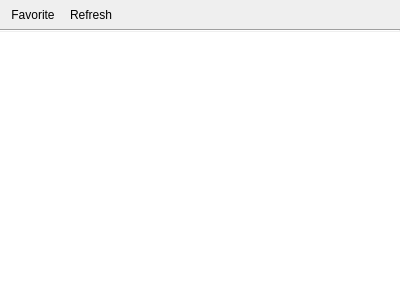
<?xml version="1.0" encoding="UTF-8"?>
<ui version="4.0">
 <class>LocalDirPanel</class>
 <widget class="QWidget" name="LocalDirPanel">
  <property name="geometry">
   <rect>
    <x>0</x>
    <y>0</y>
    <width>400</width>
    <height>300</height>
   </rect>
  </property>
  <property name="windowTitle">
   <string>Form</string>
  </property>
  <layout class="QVBoxLayout" name="verticalLayout">
   <property name="leftMargin">
    <number>0</number>
   </property>
   <property name="topMargin">
    <number>0</number>
   </property>
   <property name="rightMargin">
    <number>0</number>
   </property>
   <property name="bottomMargin">
    <number>0</number>
   </property>
   <item>
    <widget class="QStackedWidget" name="stackedWidget">
     <property name="currentIndex">
      <number>0</number>
     </property>
     <widget class="QWidget" name="page">
      <layout class="QVBoxLayout" name="verticalLayout_3">
       <property name="spacing">
        <number>0</number>
       </property>
       <property name="leftMargin">
        <number>0</number>
       </property>
       <property name="topMargin">
        <number>0</number>
       </property>
       <property name="rightMargin">
        <number>0</number>
       </property>
       <property name="bottomMargin">
        <number>0</number>
       </property>
       <item>
        <widget class="QToolBar" name="toolBar">
         <property name="windowTitle">
          <string>edit</string>
         </property>
         <property name="movable">
          <bool>false</bool>
         </property>
         <property name="iconSize">
          <size>
           <width>16</width>
           <height>16</height>
          </size>
         </property>
         <addaction name="actionFavorite"/>
         <addaction name="actionRefresh"/>
        </widget>
       </item>
       <item>
        <widget class="Line" name="line">
         <property name="orientation">
          <enum>Qt::Horizontal</enum>
         </property>
        </widget>
       </item>
       <item>
        <widget class="ady::TreeView" name="treeView">
         <property name="frameShape">
          <enum>QFrame::Panel</enum>
         </property>
         <property name="lineWidth">
          <number>0</number>
         </property>
         <property name="dragEnabled">
          <bool>true</bool>
         </property>
         <property name="dragDropMode">
          <enum>QAbstractItemView::DragDrop</enum>
         </property>
         <property name="selectionMode">
          <enum>QAbstractItemView::ExtendedSelection</enum>
         </property>
         <property name="rootIsDecorated">
          <bool>false</bool>
         </property>
         <property name="itemsExpandable">
          <bool>false</bool>
         </property>
         <property name="sortingEnabled">
          <bool>true</bool>
         </property>
         <property name="expandsOnDoubleClick">
          <bool>false</bool>
         </property>
        </widget>
       </item>
      </layout>
     </widget>
     <widget class="QWidget" name="page_2">
      <layout class="QVBoxLayout" name="verticalLayout_2">
       <property name="spacing">
        <number>0</number>
       </property>
       <property name="leftMargin">
        <number>0</number>
       </property>
       <property name="topMargin">
        <number>0</number>
       </property>
       <property name="rightMargin">
        <number>0</number>
       </property>
       <property name="bottomMargin">
        <number>0</number>
       </property>
       <item>
        <widget class="QToolBar" name="cvsToolBar">
         <property name="windowTitle">
          <string>edit</string>
         </property>
         <property name="iconSize">
          <size>
           <width>16</width>
           <height>16</height>
          </size>
         </property>
         <addaction name="actionCVSRefresh"/>
         <addaction name="separator"/>
         <addaction name="actionDiff_Workdir"/>
         <addaction name="actionDiff_Commits"/>
         <addaction name="separator"/>
         <addaction name="actionZip"/>
        </widget>
       </item>
       <item>
        <widget class="Line" name="line_2">
         <property name="orientation">
          <enum>Qt::Horizontal</enum>
         </property>
        </widget>
       </item>
       <item>
        <widget class="QWidget" name="widget" native="true">
         <layout class="QHBoxLayout" name="horizontalLayout">
          <property name="spacing">
           <number>0</number>
          </property>
          <property name="leftMargin">
           <number>0</number>
          </property>
          <property name="topMargin">
           <number>0</number>
          </property>
          <property name="rightMargin">
           <number>0</number>
          </property>
          <property name="bottomMargin">
           <number>0</number>
          </property>
          <item>
           <widget class="QSplitter" name="splitter">
            <property name="orientation">
             <enum>Qt::Vertical</enum>
            </property>
            <widget class="QTreeView" name="commitTreeView">
             <property name="contextMenuPolicy">
              <enum>Qt::CustomContextMenu</enum>
             </property>
             <property name="frameShape">
              <enum>QFrame::Panel</enum>
             </property>
             <property name="lineWidth">
              <number>0</number>
             </property>
             <property name="selectionMode">
              <enum>QAbstractItemView::ExtendedSelection</enum>
             </property>
             <property name="rootIsDecorated">
              <bool>false</bool>
             </property>
             <property name="itemsExpandable">
              <bool>false</bool>
             </property>
            </widget>
            <widget class="QTreeView" name="deltaTreeView">
             <property name="contextMenuPolicy">
              <enum>Qt::CustomContextMenu</enum>
             </property>
             <property name="frameShape">
              <enum>QFrame::Panel</enum>
             </property>
             <property name="lineWidth">
              <number>0</number>
             </property>
             <property name="selectionMode">
              <enum>QAbstractItemView::ExtendedSelection</enum>
             </property>
             <property name="rootIsDecorated">
              <bool>false</bool>
             </property>
             <property name="itemsExpandable">
              <bool>false</bool>
             </property>
            </widget>
           </widget>
          </item>
         </layout>
        </widget>
       </item>
      </layout>
     </widget>
    </widget>
   </item>
  </layout>
  <action name="actionRefresh">
   <property name="icon">
    <iconset resource="r.qrc">
     <normaloff>:/img/Resource/26040_ReplaceClientWithServerVersionVisibleByContext_16.png</normaloff>:/img/Resource/26040_ReplaceClientWithServerVersionVisibleByContext_16.png</iconset>
   </property>
   <property name="text">
    <string>Refresh</string>
   </property>
  </action>
  <action name="actionZip">
   <property name="icon">
    <iconset resource="r.qrc">
     <normaloff>:/img/Resource/19523_DeliverableCreate_16.png</normaloff>:/img/Resource/19523_DeliverableCreate_16.png</iconset>
   </property>
   <property name="text">
    <string>Zip</string>
   </property>
  </action>
  <action name="actionFavorite">
   <property name="icon">
    <iconset resource="r.qrc">
     <normaloff>:/img/Resource/1021_Favorites_16.png</normaloff>:/img/Resource/1021_Favorites_16.png</iconset>
   </property>
   <property name="text">
    <string>Favorite</string>
   </property>
   <property name="shortcutContext">
    <enum>Qt::WindowShortcut</enum>
   </property>
   <property name="menuRole">
    <enum>QAction::ApplicationSpecificRole</enum>
   </property>
   <property name="iconVisibleInMenu">
    <bool>true</bool>
   </property>
  </action>
  <action name="actionCVSRefresh">
   <property name="icon">
    <iconset resource="r.qrc">
     <normaloff>:/img/Resource/26040_ReplaceClientWithServerVersionVisibleByContext_16.png</normaloff>:/img/Resource/26040_ReplaceClientWithServerVersionVisibleByContext_16.png</iconset>
   </property>
   <property name="text">
    <string>Refresh</string>
   </property>
  </action>
  <action name="actionDiff_Workdir">
   <property name="checkable">
    <bool>true</bool>
   </property>
   <property name="icon">
    <iconset resource="r.qrc">
     <normaloff>:/img/Resource/140_FileFind_16.png</normaloff>:/img/Resource/140_FileFind_16.png</iconset>
   </property>
   <property name="text">
    <string>Diff Workdir</string>
   </property>
  </action>
  <action name="actionDiff_Commits">
   <property name="checkable">
    <bool>true</bool>
   </property>
   <property name="icon">
    <iconset resource="r.qrc">
     <normaloff>:/img/Resource/183_TableFind_16.png</normaloff>:/img/Resource/183_TableFind_16.png</iconset>
   </property>
   <property name="text">
    <string>Diff Commits</string>
   </property>
  </action>
 </widget>
 <customwidgets>
  <customwidget>
   <class>ady::TreeView</class>
   <extends>QTreeView</extends>
   <header>components/TreeView.h</header>
  </customwidget>
 </customwidgets>
 <resources>
  <include location="r.qrc"/>
 </resources>
 <connections/>
</ui>
